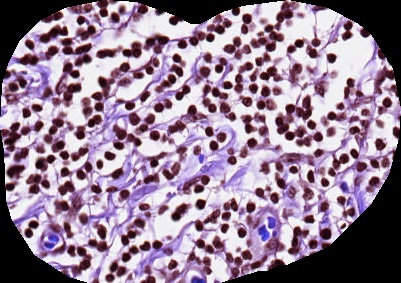
#> input picture data/TLS3.jpeg, 401 x 283 px, given in place of TLS3.jpeghe.jpg, which was not available
$ python tls_segment.py ../data/TLS3.jpeg ../data/TLS1.jpeg out.png
#> lines starting #> are read from the running program, lines starting #| are printed output that depends on the picture; after the words box and inside, x2 and y2 are one past the last pixel; in counts of white or black regions, pixels touching at a corner belong together; pictures that were not available may be replaced by others from this repository, and a replacement may not be noted
import sys
import PIL
from PIL import Image, ImageDraw, ImageFont
import numpy as np
#from scipy.ndimage import label
import scipy.ndimage as ndi
import pickle
from collections import Counter
import cv2
import csv
import os
from utils import load_image, save_image

prefix = sys.argv[1]
mask_suffix = sys.argv[2]
out_suffix = sys.argv[3]

sig_suffix = "markers/phenotype/raw/"
gene_suffix = "cnts-super/"

# Concatenate to create the full paths
mask_path= prefix + mask_suffix
sig_pickle_path = prefix + sig_suffix
gene_pickle_path = prefix + gene_suffix
out_path = prefix + out_suffix
os.makedirs(out_path, exist_ok=True)

PIL.Image.MAX_IMAGE_PIXELS = None

# Load your image and mask
he_image = Image.open(prefix+'he.jpg')
#> he_image is the input picture: PIL image 401x283 RGB; mean R, G, B 148.5, 127.4, 148
mask_tls = Image.open(mask_path).convert('L')  # Convert mask to grayscale
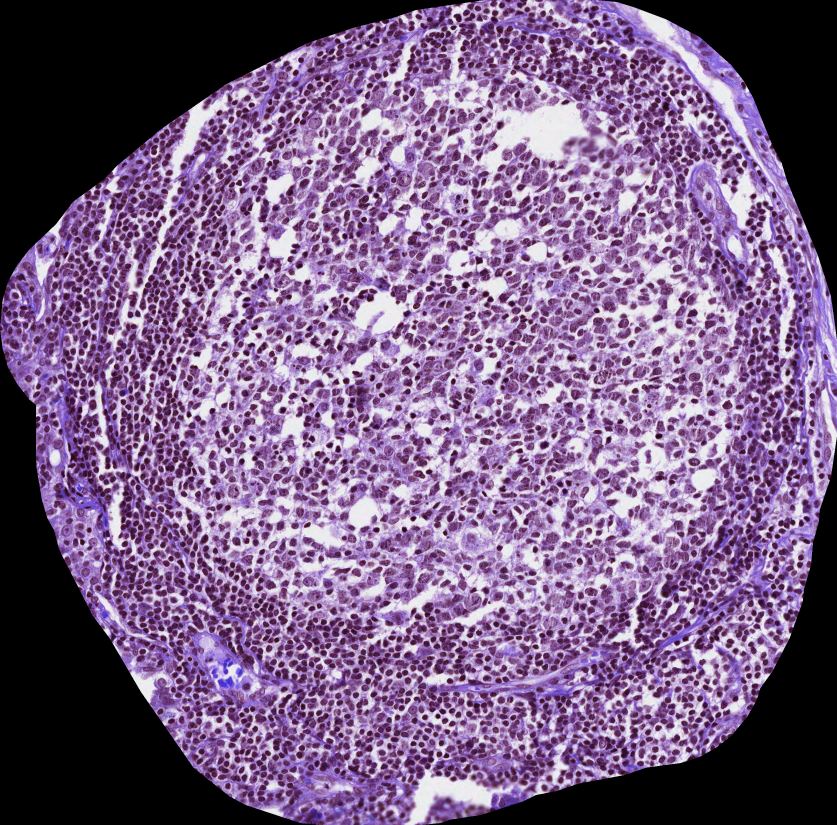
#> input picture data/TLS1.jpeg, 2511 x 2475 px, found by its file name (shown at 1/3 size)

# Resize mask to match image dimensions
mask_tls_resized = mask_tls.resize(he_image.size)
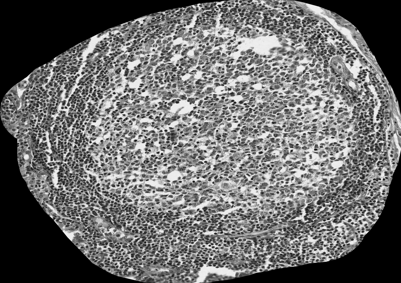
#> mask_tls_resized: PIL image 401x283 L; min 0, max 248, mean 108.8

he_image_np = np.array(he_image)
mask_tls_resized_np = np.array(mask_tls_resized)

mask_tls_resized_np = mask_tls_resized_np > 0
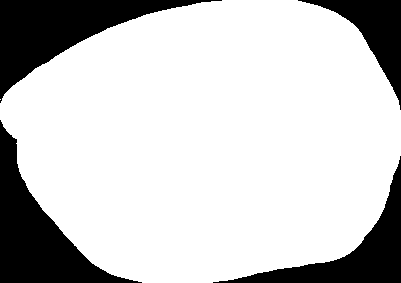
#> mask_tls_resized_np: shape (283, 401) bool; 78.9% white; 4 black regions, box (x1, y1, x2, y2) and area: (0, 0, 222, 103) 7693, (0, 120, 142, 283) 7610, (213, 156, 401, 283) 5220, (298, 0, 401, 110) 3462
he_image_np[~mask_tls_resized_np] = 0
#> he_image_np: shape (283, 401, 3); 12.2% of pixels changed, all inside (x1, y1, x2, y2) = (0, 0, 401, 283)

###image with TLS regions
filename_whole = f'{out_path}image_with_segmented_regions.png'
save_image(he_image_np,filename_whole)
#> (this line was passed over: utils is not available in this run)

mask_tls_array = np.array(mask_tls_resized)
labeled_array, num_features = ndi.label(mask_tls_array > 0)
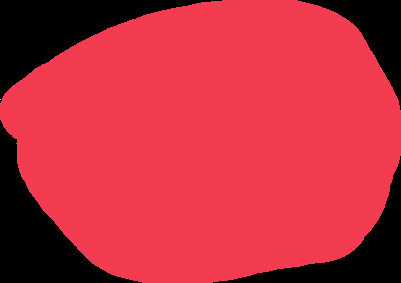
#> labeled_array: shape (283, 401) int32; 3 distinct labels, from 0 to 2; one colour per label, 0 black
#> num_features = 2

# Loop throhe_image each feature/segment
segmented_images = []
for i in range(1, num_features + 1):
    # Create a mask for the current segment
    segment_mask = (labeled_array == i).astype(np.uint8) * 255

    # Convert the NumPy array back to PIL image for cropping
    segment_mask_pil = Image.fromarray(segment_mask)

    # Apply this mask to the image
    he_image.putalpha(segment_mask_pil)

    # Get the bounding box and crop the image
    bbox = segment_mask_pil.getbbox()
    cropped_segment = he_image.crop(bbox)

    # Store or process the cropped segment
    segmented_images.append(cropped_segment)

    # Save each segment with a unique filename
    filename = f'{out_path}segmented_image_{i}.png'
    cropped_segment.save(filename)
#> this loop made 2 passes
#> bbox on passes 1 to 2: (0, 0, 401, 283), (0, 99, 1, 100)
#> pass 2, `segment_mask = (labeled_array == i).astype(np.uint8) * 255`:
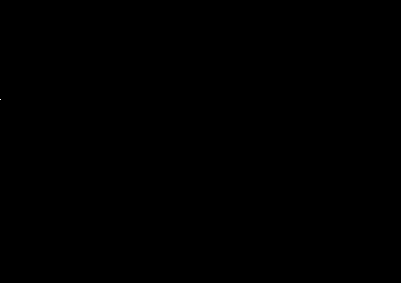
#> segment_mask: shape (283, 401); 0% white in thin lines or dots, all inside (x1, y1, x2, y2) = (0, 99, 1, 100)
#> after the loop:
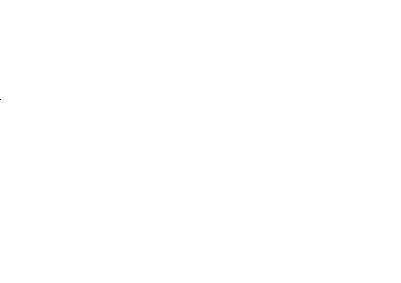
#> he_image: PIL image 401x283 RGBA; mean R, G, B, A 148.5, 127.4, 148, 0; transparent parts drawn white
#> after the loop, segmented_images = 2 items

# Create a drawing context
he_image_cropped = Image.open(f'{out_path}image_with_segmented_regions.png')
#> he_image_cropped is the input picture: PIL image 2511x2475 RGB; mean R, G, B 122.5, 96.9, 133.7
draw = ImageDraw.Draw(he_image_cropped)
font_size = 255
font = ImageFont.truetype("/rsrch6/home/genomic_med/lwang22_lab/kevin/kevin/tools/Arial.ttf", font_size)

# Loop throhe_image each feature/segment to draw indexes
for i in range(1, num_features + 1):
    # Create a mask for the current segment
    segment_mask = (labeled_array == i).astype(np.uint8) * 255

    # Convert the NumPy array back to PIL image for cropping
    segment_mask_pil = Image.fromarray(segment_mask)

    # Get the bounding box of the current segment
    bbox = segment_mask_pil.getbbox()

    # Determine a position for the index text (e.g., top-left corner of the bbox)
    text_position = (bbox[0], bbox[1])

    # Draw the index number on the image
    draw.text(text_position, str(i), fill='red',font=font)  # Change 'red' to your preferred text color

# Save the image with indexes
he_image_cropped.save(f'{out_path}image_with_segmented_regions_and_indexes.png')
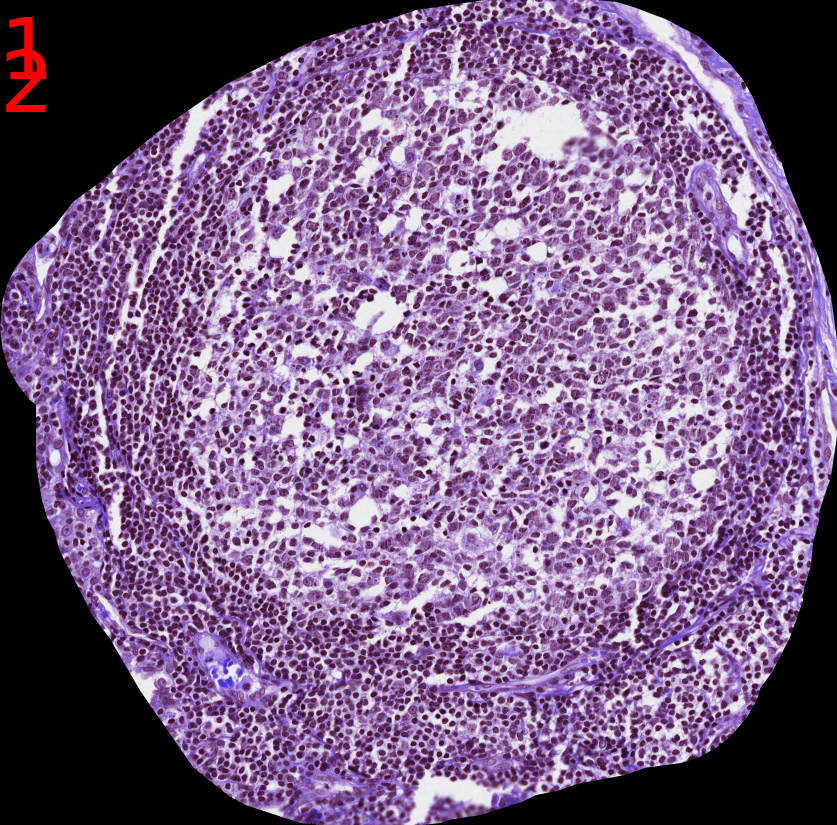
#> saved as TLS3.jpegout.pngimage_with_segmented_regions_and_indexes.png: PIL image 2511x2475 RGB (shown at 1/3 size); mean R, G, B 123.1, 96.9, 133.7

###signature
# List of pickle file paths

pickle_files = [
    f'{sig_pickle_path}tls.pickle',
]
# Dictionary to store the loaded data from each file
loaded_data = {}

# Iterate over the list of file paths and load each file
for file_path in pickle_files:
#> (the run stopped early here; a loop or call above may not have finished)
